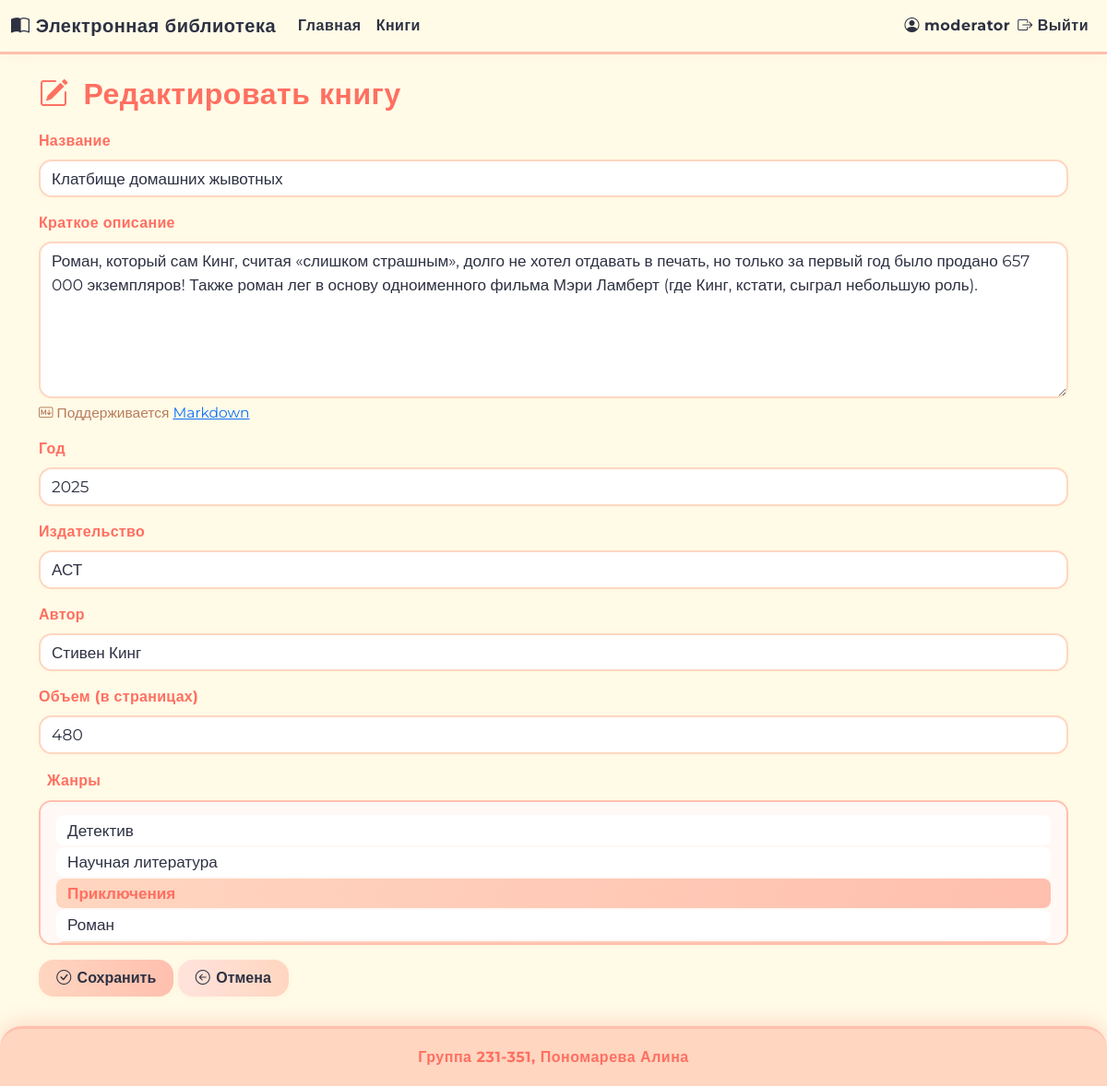
The page /book/3/edit (signed in) on the database its author committed.
### app/models.py (models this page shows, shortened)
class User(db.Model, UserMixin):
    __tablename__ = 'user'
    id = db.Column(db.Integer, primary_key=True)
    username = db.Column(db.String(64), nullable=False, unique=True)
    password_hash = db.Column(db.String(128), nullable=False)
    last_name = db.Column(db.String(64), nullable=False)
    first_name = db.Column(db.String(64), nullable=False)
    middle_name = db.Column(db.String(64))
    role_id = db.Column(db.Integer, db.ForeignKey('role.id'), nullable=False)
    reviews = db.relationship('Review', backref='user', lazy=True, cascade="all, delete-orphan")

class Book(db.Model):
    __tablename__ = 'book'
    id = db.Column(db.Integer, primary_key=True)
    title = db.Column(db.String(255), nullable=False)
    description = db.Column(db.Text, nullable=False)
    year = db.Column(db.Integer, nullable=False)
    publisher = db.Column(db.String(255), nullable=False)
    author = db.Column(db.String(255), nullable=False)
    pages = db.Column(db.Integer, nullable=False)
    genres = db.relationship('Genre', secondary=book_genre, backref='books')
    cover = db.relationship('Cover', uselist=False, backref='book', cascade="all, delete-orphan")
    reviews = db.relationship('Review', backref='book', lazy=True, cascade="all, delete-orphan")

### app/routes/books.py (the view, shortened to what this page needs)
@books_bp.route('/book/<int:book_id>/edit', methods=['GET', 'POST'])
@login_required
def edit_book(book_id):
    if current_user.role.name not in ['Администратор', 'Модератор']:
        flash('У вас недостаточно прав для выполнения данного действия.', 'danger')
        return redirect(url_for('main.index'))
    book = Book.query.get_or_404(book_id)
    form = BookForm(obj=book)
    form.genres.choices = [(g.id, g.name) for g in Genre.query.order_by(Genre.name).all()]
    if request.method == 'GET':
        form.genres.data = [g.id for g in book.genres]
    if hasattr(form, 'cover'):
        del form.cover
    return render_template('book_form.html', form=form, mode='edit', book=book)

### app/routes/forms.py
class BookForm(FlaskForm):
    title = StringField('Название', validators=[DataRequired()])
    description = TextAreaField('Краткое описание', validators=[DataRequired()])
    year = IntegerField('Год', validators=[DataRequired(), NumberRange(min=0, max=2100)])
    publisher = StringField('Издательство', validators=[DataRequired()])
    author = StringField('Автор', validators=[DataRequired()])
    pages = IntegerField('Объем (в страницах)', validators=[DataRequired(), NumberRange(min=1)])
    genres = SelectMultipleField('Жанры', coerce=int, validators=[DataRequired()])
    cover = FileField('Обложка', validators=[DataRequired()])
    submit = SubmitField('Сохранить')

### app/__init__.py (called while the page is built)
def create_app():
    app = Flask(__name__)
    app.config.from_object('config.Config')
    db.init_app(app)
    login_manager.init_app(app)
    migrate.init_app(app, db)
    csrf.init_app(app)
    app.jinja_env.filters['markdown'] = markdown_filter
    from app.routes.app import main_bp
    from app.routes.books import books_bp
    from app.routes.auth import auth_bp
    from app.routes.reviews import reviews
    from app.routes.collections import collections_bp
    from app.routes.admin import admin_bp
    app.register_blueprint(main_bp)
    app.register_blueprint(books_bp)
    app.register_blueprint(auth_bp)
    app.register_blueprint(reviews)
    app.register_blueprint(collections_bp)
    app.register_blueprint(admin_bp)
    from app.models import User
    @login_manager.user_loader
    def load_user(user_id):
        return User.query.get(int(user_id))
    return app

### app/templates/book_form.html (shortened to what this page needs)
{% extends "base.html" %}
{% block content %}
<h2>
    {% if mode == 'edit' %}
        <i class="bi bi-pencil-square"></i> Редактировать книгу
    {% else %}
        <i class="bi bi-plus-circle"></i> Добавить книгу
    {% endif %}
</h2>
<form method="post" enctype="multipart/form-data">
    <div class="mb-3">
        {{ form.title.label(class="form-label") }}
        {{ form.title(class="form-control") }}
    </div>
    <div class="mb-3">
        {{ form.description.label(class="form-label") }}
        {{ form.description(class="form-control", rows=6) }}
        <div class="form-text">
            <i class="bi bi-markdown"></i> Поддерживается <a href="https://ru.wikipedia.org/wiki/Markdown" target="_blank">Markdown</a>
        </div>
    </div>
    <div class="mb-3">
        {{ form.year.label(class="form-label") }}
        {{ form.year(class="form-control") }}
    </div>
    <div class="mb-3">
        {{ form.publisher.label(class="form-label") }}
        {{ form.publisher(class="form-control") }}
    </div>
    <div class="mb-3">
        {{ form.author.label(class="form-label") }}
        {{ form.author(class="form-control") }}
    </div>
    <div class="mb-3">
        {{ form.pages.label(class="form-label") }}
        {{ form.pages(class="form-control") }}
    </div>
    <div class="mb-3">
        {{ form.genres.label(class="form-label genres-label") }}
        {{ form.genres(class="form-select", multiple=true) }}
    </div>
    <button type="submit" class="btn btn-success">
        <i class="bi bi-check-circle"></i> {{ form.submit.label.text }}
    </button>
    <a href="{{ url_for('main.index') }}" class="btn btn-secondary">
        <i class="bi bi-arrow-left-circle"></i> Отмена
    </a>
</form>
{% endblock %}

### app/templates/base.html (shortened to what this page needs)
<!doctype html>
<html lang="ru">
<head>
    <link href="https://cdn.jsdelivr.net/npm/bootstrap@5.3.0/dist/css/bootstrap.min.css" rel="stylesheet">
    <link href="https://cdn.jsdelivr.net/npm/bootstrap-icons@1.10.5/font/bootstrap-icons.css" rel="stylesheet">
</head>
<body>
<div class="content-wrapper">
    <nav class="navbar navbar-expand-lg">
        <div class="container-fluid">
            <a class="navbar-brand" href="{{ url_for('main.index') }}">
                <i class="bi bi-book-half"></i> Электронная библиотека
            </a>
            <div class="collapse navbar-collapse" id="navbarNav">
                <ul class="navbar-nav me-auto mb-2 mb-lg-0">
                    <li class="nav-item">
                        <a class="nav-link" href="{{ url_for('main.index') }}">Главная</a>
                    </li>
                    <li class="nav-item">
                        <a class="nav-link" href="{{ url_for('main.index') }}">Книги</a>
                    </li>
                </ul>
                <ul class="navbar-nav ms-auto mb-2 mb-lg-0 align-items-center">
                    {% if current_user.is_authenticated %}
                        <li class="nav-item">
                            <span class="navbar-text">
                                <i class="bi bi-person-circle"></i>
                                {{ current_user.username }}
                            </span>
                        </li>
                        <li class="nav-item">
                            <a class="nav-link" href="{{ url_for('auth.logout') }}"><i class="bi bi-box-arrow-right"></i> Выйти</a>
                        </li>
                    {% endif %}
                </ul>
            </div>
        </div>
    </nav>
    <div class="container mt-4 flex-grow-1">
        {% block content %}
        {% endblock %}
    </div>
</div>
<footer class="text-center">
    Группа 231-351, Пономарева Алина
</footer>
</body>
</html>

### app/templates/base.html (style rules this page uses)
html, body { height: 100%; margin: 0; padding: 0; font-family: 'Montserrat', Arial, sans-serif; background: #fffbe7; color: #2d3142; min-height: 100vh; display: flex; flex-direction: column; }
.content-wrapper { flex: 1 0 auto; display: flex; flex-direction: column; }
.navbar { background: #fffbe7; border-bottom: 3px solid #ffbfae; box-shadow: 0 2px 18px rgba(255,182,155,0.10); }
.navbar-brand, .navbar-nav .nav-link, .navbar-text { color: #2d3142 !important; font-weight: 700; letter-spacing: 0.5px; }
.btn-primary, .btn-success, .btn-warning, .btn-danger { background: #ffbfae; border: none; color: #2d3142; font-weight: 700; border-radius: 14px; box-shadow: 0 4px 16px rgba(255,182,155,0.08); transition: background 0.3s, transform 0.2s; padding: 0.6em 1.5em; }
.form-select, .form-control { border: 2px solid #ffd6c0; border-radius: 10px; background: #fff; color: #2d3142; box-shadow: 0 1px 6px rgba(255,182,155,0.05); }
footer { background: #ffd6c0; color: #ff6f61; border-top: 3px solid #ffbfae; padding: 1.2rem 0; font-weight: 700; letter-spacing: 0.5px; border-radius: 24px 24px 0 0; margin-top: 2rem; box-shadow: 0 -2px 24px #ffd6c0; }
* { transition: background 0.2s, color 0.2s, box-shadow 0.2s, transform 0.2s; }

### app/templates/book_form.html (style rules this page uses)
.form-label { font-weight: 700; color: #ff6f61; letter-spacing: 0.3px; }
.form-label.genres-label::before { content: "\f03a"; font-family: "bootstrap-icons"; margin-right: 0.5em; color: #ffbfae; font-size: 1.1em; vertical-align: middle; }
.form-control, .form-select { border: 2px solid #ffd6c0; border-radius: 14px; background: #fff; color: #2d3142; box-shadow: 0 1px 6px rgba(255,182,155,0.05); font-size: 1.07em; transition: border-color 0.18s, box-shadow 0.18s; }
.form-select[multiple] { min-height: 120px; background: #fff8f5; border: 2px solid #ffbfae; border-radius: 14px; padding: 0.7em 1em; font-size: 1.07em; color: #2d3142; box-shadow: 0 1px 6px rgba(255,182,155,0.07); transition: border-color 0.18s, box-shadow 0.18s; cursor: pointer; }
.form-select[multiple] option { padding: 0.3em 0.7em; border-radius: 8px; margin: 2px 0; color: #2d3142; background: #fff; transition: background 0.18s, color 0.18s; }
.form-select[multiple] option:checked { background: linear-gradient(90deg, #ffd6c0 0%, #ffbfae 100%); color: #ff6f61; font-weight: bold; }
.form-text { color: #b87d5c; font-size: 0.97em; }
.btn { border-radius: 16px; font-weight: 700; padding: 0.48em 1.2em; border: none; box-shadow: 0 2px 8px rgba(255,182,155,0.10); transition: background 0.18s, color 0.18s, transform 0.18s; display: inline-flex; align-items: center; gap: 0.4em; }
.btn-success { background: linear-gradient(90deg,#ffd6c0 0%, #ffbfae 100%); color: #2d3142; }
.btn-secondary { background: linear-gradient(90deg,#ffe3dc 0%, #ffd6c0 100%); color: #2d3142; }
h2 { color: #ff6f61; font-weight: 800; margin-bottom: 1.2rem; letter-spacing: 0.5px; display: flex; align-items: center; gap: 0.5em; }

### rows shown on the page
User: username "moderator"
Book: title "Клатбище домашних жывотных", description "Роман, который сам Кинг, считая «слишком страшным», долго не хотел отдавать в печать, но только за первый год было продано 657 000 экземпляров! Также роман лег в основу одноименного фильма Мэри Ламберт (где Кинг, кстати, сыграл небольшую роль).", year "2025", publisher "АСТ", author "Стивен Кинг", pages "480"
